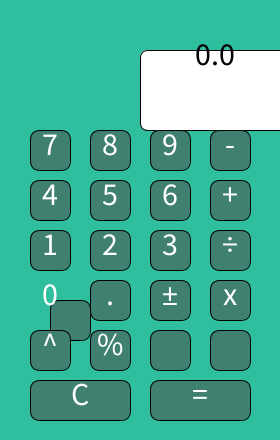
Frame 1 (no input)
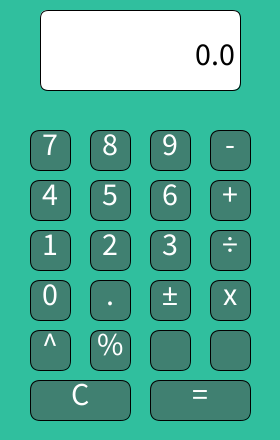
Frame 60 (the mouse pressed at the canvas centre just before this capture)
Frame 120 (the mouse held since frame 60 and released just before this capture): identical to frame 60, image omitted

The Processing sketch that drew these frames (run headless with seeded random() and noise(); from frame 60 on, the mouse is pressed at the canvas centre):

// Processing sketch: Calculator
// ── Calculator.pde
// Will Davis | September 14 2026 | Calculator
// Color plaette:#00FFC4  #FF4000  #30BF9E  #AB8173  #408071
String displayVal;
float l, r, result;
char op;
boolean left;
boolean newEntry;
Button[] numButtons = new Button[10];
Button [] opButtons = new Button [12];

void setup() {
  size(280, 440);
  displayVal = "0.0";
  l = 0.0;
  newEntry=true;
  r = 0.0;
  result = 0.0;
  op = ' ';
  left = true;
  numButtons[0] = new Button(50, 300, '0', 40);
  numButtons[1] = new Button (50, 250, '1', 40);
  numButtons[2] = new Button (110, 250, '2', 40);
  numButtons[3] = new Button (170, 250, '3', 40);
  numButtons[4] = new Button (50, 200, '4', 40);
  numButtons[5] = new Button (110, 200, '5', 40);
  numButtons[6] = new Button (170, 200, '6', 40);
  numButtons[7] = new Button (50, 150, '7', 40);
  numButtons[8] = new Button (110, 150, '8', 40);
  numButtons[9] = new Button (170, 150, '9', 40);
  opButtons[0] = new Button (230, 300, 'x', 40);
  opButtons[1] = new Button (230, 250, '÷', 40);
  opButtons[2] = new Button (230, 200, '+', 40);
  opButtons[3] = new Button (230, 150, '-', 40);
  opButtons[4] = new Button (170, 300, '±', 40);
  opButtons[5] = new Button (110, 300, '.', 40);
  opButtons[6] = new Button (110, 350, '%', 40);
  opButtons[7] = new Button (170, 350, ' ', 40);
  opButtons[8] = new Button (50, 350, '^', 40);
  opButtons[9] = new Button (230, 350, ' ', 40);
  opButtons[10] = new Button (200, 400, '=', 100);
  opButtons[11] = new Button (80, 400, 'C', 100);
}

void draw() {
  background(#30BF9E);
  updateDisplay();
  for (int i = 0; i<numButtons.length; i++) {
    numButtons[i].display();
    numButtons[i].mouseOver(mouseX, mouseY);
  }
  for (int i = 0; i<opButtons.length; i++) {
    opButtons[i].display();
    opButtons[i].mouseOver(mouseX, mouseY);
  }
}

void updateDisplay () {
  // Background Shape
  rect(width/2, 50, 200, 80, 8);
  //Overlay Text
  fill(0);
  textAlign(RIGHT);
  //textSize(30);
  if (displayVal.length()< 12) {
    textSize(32);
  } else if (displayVal.length()>12) {
    textSize(20);
  }
  text(displayVal, width-45, height-375);
}

void mouseReleased() {
  // Update display with proper button mouse click
  for (int i = 0; i < numButtons.length; i++) {
    numButtons[i].mouseOver(mouseX, mouseY);
  }
  for (int i = 0; i < opButtons.length; i++) {
    opButtons[i].mouseOver(mouseX, mouseY);
  }
  //Number Buttons
  for (int i = 0; i < numButtons.length; i++) {
    if (numButtons[i].hover == true) {
      handleEvent(numButtons[i].val, true);
    }
  }

  //Operator Buttons
  for (int i = 0; i < opButtons.length; i++) {
    if (opButtons[i].hover) {
      char clicked = opButtons[i].val;

      if (clicked == '=') {
        performCalc();
      } else if (clicked == '+' || clicked == '-' ||
        clicked == 'x' || clicked == '÷') {
        op = clicked;
        left = false;
        newEntry = true;
        displayVal = str(op);
      } else if (clicked == '±') {
      } else if (clicked == 'C') {
        // reset all varaibles
        displayVal = "0.0";
        l = 0.0;
        newEntry=true;
        r = 0.0;
        result = 0.0;
        op = ' ';
        left = true;
      } else if (clicked == '^') {
        if (left == true) {
          l = sq(l);
          displayVal = str(l);
        } else {
          r = sq(r);
          displayVal = str(r);
        }
      } else if (clicked == '.') {
        if (displayVal.contains(".") == false) {
          if (left == true) {
            displayVal += ".";
            l = float(displayVal);
          } else {
            displayVal += ".";
            r = float(displayVal);
          }

          //toggleSign();
        }
      }
    }
  }
}



void performCalc() {
  if (op == '+') {
    result = l + r;
  } else if (op == '-') {
    result = l - r;
  } else if (op == '÷') {
    if (r == 0) {
      displayVal = "ERROR";
      newEntry = true;
      return;
    }
    result = l / r;
  } else if (op == 'x') {
    result = l * r;
  } else {
    return;
  }

  displayVal = str(result);
  l = result;
  r = 0.0;
  left = true;
  newEntry = true;
}

void keyPressed() {
  if (key == '1') {
    println("you hit 1 " + keyCode);
    handleEvent('1', true);
  }
}

void handleEvent(char val, boolean isNum) {
  if (isNum == true) {
    String digit = str(val);



    if (newEntry || displayVal.equals("0.0")) {
      displayVal = digit;
      newEntry = false;
    } else {
      displayVal += digit;
    }

    if (left == true) {
      l = float(displayVal);
    } else {
      r = float(displayVal);
    }
  } else {
    //other stuff
  }
}

// ── Button.pde
class Button {
  // Member Variables
  float x, y, w, h;
  color c1, c2;
  char val;
  boolean hover;

  //Constructor
  Button(float x, float y, char val, float w) {
    this.x = x;
    this.y = y;
    this.w = w;
    h = 40;
    c1 = color(#FF4000);
    c2 = color(#408071);
    this.val = val;
    hover = false;
  }

  // Member Methods
  void display() {
    textAlign(CENTER);
    if(hover == true) {
    fill(c1);
  } else {
    fill(c2);
  }
    rect(x, y, w, h,10);
    rectMode (CENTER);
    fill(255);
    if(val == 'c') {}
    text(val, x, y+5);
  }


  void mouseOver(float tempX, float tempY) {
    if (tempX > x-w/2 && tempX < x+w/2 && tempY > y-h/2 && tempY < y+h/2) {
      hover = true;
    } else {
      hover = false;
    }
  }
}
